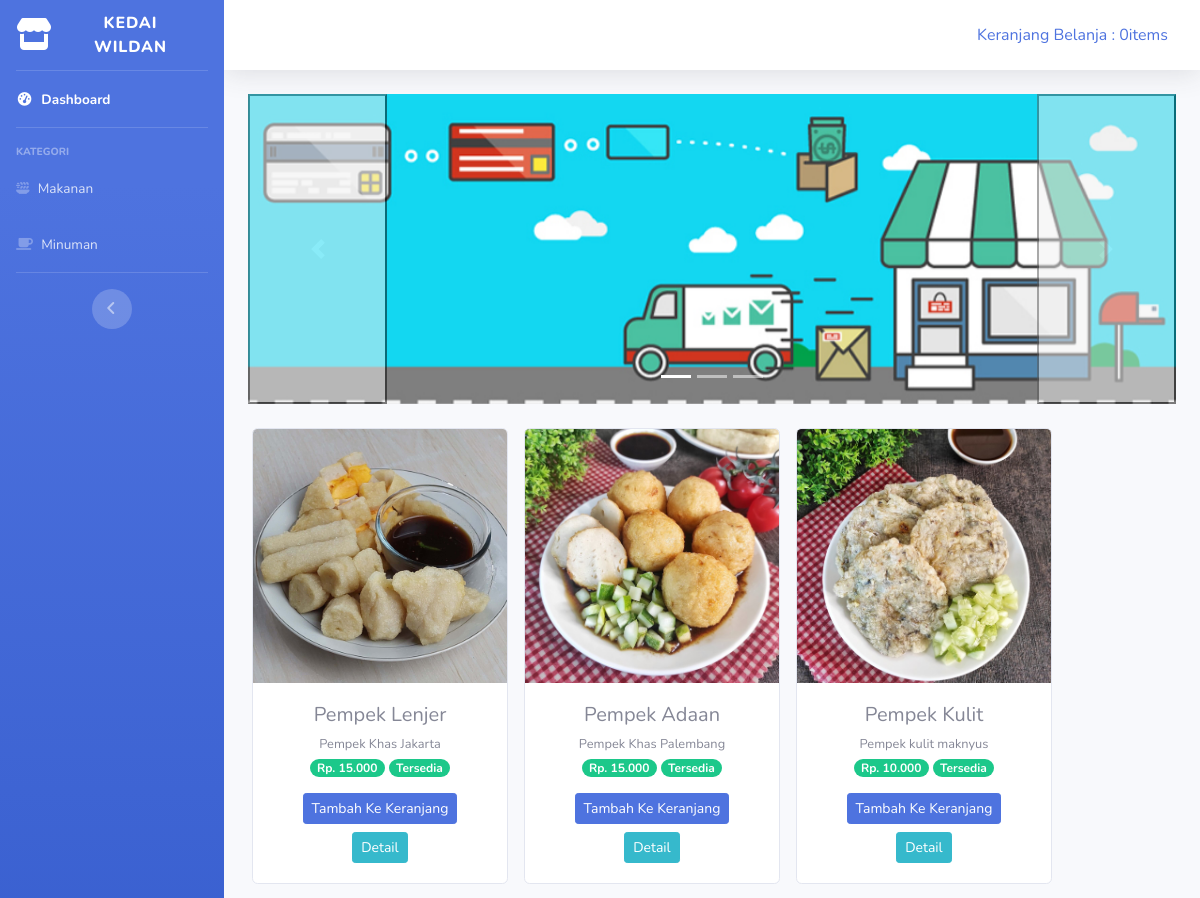
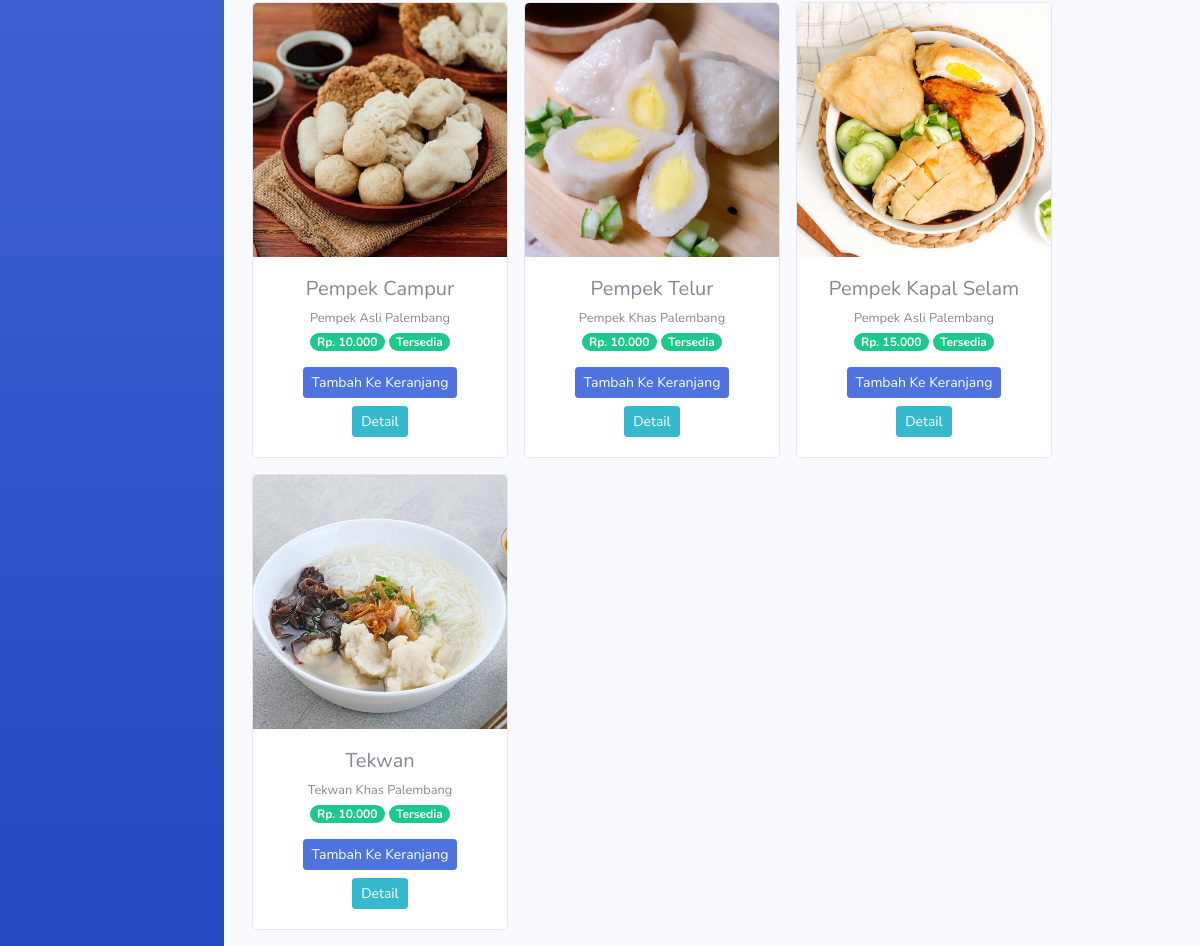
/index.php/kategori/makanan, run on the app's committed database (2 pictures, top to bottom).
### tables this page shows
CREATE TABLE `tb_menu` (
  `id_menu` int(11) NOT NULL,
  `nama_menu` varchar(120) NOT NULL,
  `keterangan` varchar(225) NOT NULL,
  `kategori` varchar(60) NOT NULL,
  `harga` int(11) NOT NULL,
  `stok` int(4) NOT NULL,
  `gambar` text NOT NULL
);

### application/controllers/Kategori.php (called while the page is built, shortened)
<?php
class Kategori extends CI_Controller{
    public function makanan()
    {
        $data['makanan'] = $this->model_kategori->data_makanan()->result();
        $this->load->view('templates/header');
        $this->load->view('templates/sidebar');
        $this->load->view('makanan',$data);
        $this->load->view('templates/footer');
    }
}
?>

### index.php (called while the page is built, shortened)
<?php
require_once BASEPATH.'core/CodeIgniter.php';

### application/models/model_kategori.php (called while the page is built, shortened)
<?php
class Model_kategori extends CI_Model{
    public function data_makanan(){
       return $this->db->get_where("tb_menu",array('kategori' =>'makanan'));
    }
}
?>

### application/views/makanan.php (the view, shortened to what this page needs)
<div class="container-fluid">
    <div id="carouselExampleIndicators" class="carousel slide" data-ride="carousel">
    <ol class="carousel-indicators">
        <li data-target="#carouselExampleIndicators" data-slide-to="0" class="active"></li>
        <li data-target="#carouselExampleIndicators" data-slide-to="1"></li>
        <li data-target="#carouselExampleIndicators" data-slide-to="2"></li>
    </ol>
    <div class="carousel-inner">
        <div class="carousel-item active">
        <img src="<?php echo base_url('assets/img/slider1.jpg') ?>" class="d-block w-100" alt="...">
        </div>
    </div>
    <button class="carousel-control-prev" type="button" data-target="#carouselExampleIndicators" data-slide="prev">
        <span class="carousel-control-prev-icon" aria-hidden="true"></span>
    </button>
    <button class="carousel-control-next" type="button" data-target="#carouselExampleIndicators" data-slide="next">
        <span class="carousel-control-next-icon" aria-hidden="true"></span>
    </button>
    </div>
    <div class="row text-center mt-4">
        <?php foreach ($makanan as $mnu) : ?>
            <div class="card ml-3 mb-3" style="width: 16rem;">
            <img src="<?php echo base_url().'/uploads/'.$mnu->gambar ?>" class="card-img-top" alt="...">
            <div class="card-body">
                <h5 class="card-title mb-1"><?php echo $mnu->nama_menu ?></h5>
                <small><?php echo $mnu->keterangan ?></small><br>
                <span class="badge badge-pill badge-success mb-3">Rp.
                <?php echo number_format($mnu->harga, 0,',','.') ?></span>
                <span class="badge badge-pill badge-success mb-3">Tersedia</span>
                <?php echo anchor('dashboard/tambah_ke_keranjang/'.$mnu
                    ->id_menu,'<div class="btn btn-sm
                    btn-primary">Tambah Ke Keranjang</div>') ?>
                <?php echo anchor('dashboard/detail/'.$mnu
                    ->id_menu,'<div class="btn btn-sm
                    btn-info mt-2">Detail</div>') ?>
            </div>
            </div>
            <?php endforeach; ?>
    </div>
</div>

### data on the page
tb_menu: gambar (picture), nama_menu "Pempek Lenjer", keterangan "Pempek Khas Jakarta", harga "15.000", id_menu "Tambah Ke Keranjang", id_menu "Detail"
tb_menu: gambar (picture), nama_menu "Pempek Adaan", keterangan "Pempek Khas Palembang", harga "15.000", id_menu "Tambah Ke Keranjang", id_menu "Detail"
tb_menu: gambar (picture), nama_menu "Pempek Kulit", keterangan "Pempek kulit maknyus", harga "10.000", id_menu "Tambah Ke Keranjang", id_menu "Detail"
tb_menu: gambar (picture), nama_menu "Pempek Campur", keterangan "Pempek Asli Palembang", harga "10.000", id_menu "Tambah Ke Keranjang", id_menu "Detail"
tb_menu: gambar (picture), nama_menu "Pempek Telur", keterangan "Pempek Khas Palembang", harga "10.000", id_menu "Tambah Ke Keranjang", id_menu "Detail"
tb_menu: gambar (picture), nama_menu "Pempek Kapal Selam", keterangan "Pempek Asli Palembang", harga "15.000", id_menu "Tambah Ke Keranjang", id_menu "Detail"
tb_menu: gambar (picture), nama_menu "Tekwan", keterangan "Tekwan Khas Palembang", harga "10.000", id_menu "Tambah Ke Keranjang", id_menu "Detail"

### other printed values
anchor('dashboard/detail_keranjang',$keranjang) "Keranjang Belanja : 0items"
